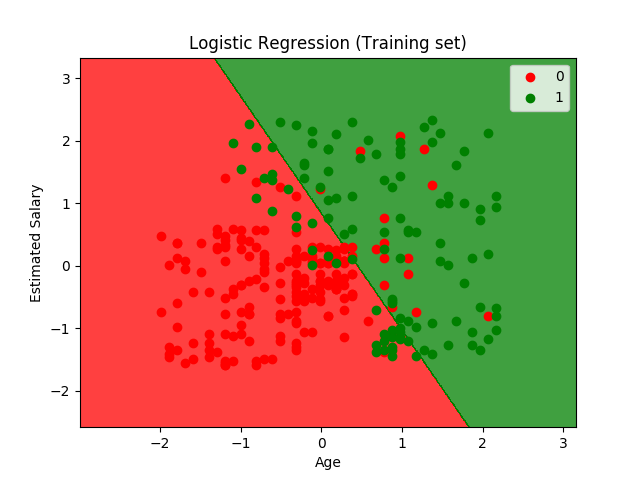

Recreate this plot in Python.
import numpy as np
import matplotlib.pyplot as plt
import pandas as pd

# Importing the dataset
dataset = pd.read_csv('Social_Network_Ads.csv')
X = dataset.iloc[:, [2, 3]].values
y = dataset.iloc[:, 4].values

from sklearn.model_selection import train_test_split
X_train, X_test, y_train, y_test = train_test_split(X, y, test_size = 0.25, random_state = 0)

from sklearn.preprocessing import StandardScaler
sc_X = StandardScaler()
X_train = sc_X.fit_transform(X_train)
X_test = sc_X.fit_transform(X_test)

from sklearn.linear_model import LogisticRegression
classifier = LogisticRegression(random_state = 0)
classifier.fit(X_train, y_train)

y_pred = classifier.predict(X_test)

from sklearn.metrics import confusion_matrix
cm = confusion_matrix(y_test, y_pred)

from matplotlib.colors import ListedColormap
X_set, y_set = X_train, y_train
X1, X2 = np.meshgrid(np.arange(start = X_set[:, 0].min() - 1, stop = X_set[:, 0].max() + 1, step = 0.01),
                     np.arange(start = X_set[:, 1].min() - 1, stop = X_set[:, 1].max() + 1, step = 0.01))
plt.contourf(X1, X2, classifier.predict(np.array([X1.ravel(), X2.ravel()]).T).reshape(X1.shape),
             alpha = 0.75, cmap = ListedColormap(('red', 'green')))
plt.xlim(X1.min(), X1.max())
plt.ylim(X2.min(), X2.max())
for i, j in enumerate(np.unique(y_set)):
    plt.scatter(X_set[y_set == j, 0], X_set[y_set == j, 1],
                c = ListedColormap(('red', 'green'))(i), label = j)
plt.title('Logistic Regression (Training set)')
plt.xlabel('Age')
plt.ylabel('Estimated Salary')
plt.legend()
plt.savefig('logreg.png')